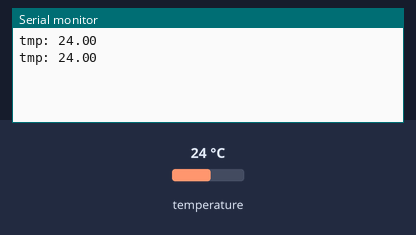
The sketch below on a simulated Arduino Uno, built with avr-gcc and run on an emulated ATmega328P. On the bench: the last lines printed to the serial monitor. Inputs (shaded band) come from the test bench; at power-on: temperature 24 °C.

Above: at 1.5 s.
1.6 s: temperature set to 12 °C
At 2.9 s:
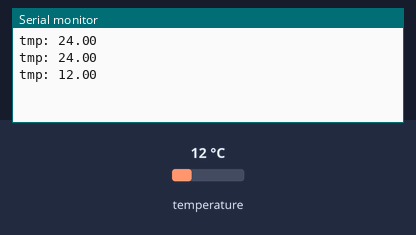
3.1 s: temperature set to 19 °C
At 4.2 s:
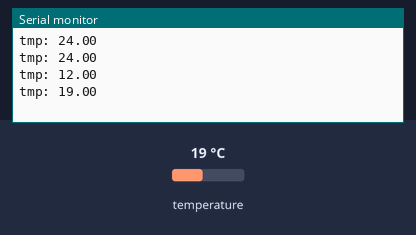
Timing chart, 0 to 6.1 s (numbered marks = the images above; inputs shaded):
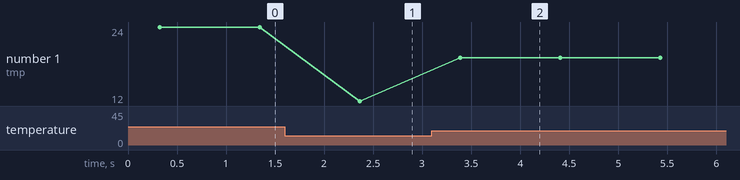

Measured:
- after the input at 1.6 s, the serial monitor: prints a new line after 0.77 s (image 1)
- after the input at 3.1 s, the serial monitor: prints a new line after 0.29 s (image 2)
- plotted number 1: 24 → 12 after the input at 1.6 s, 12 → 19 after the input at 3.1 s

The sketch:

templeture.ino
```cpp
#include <OneWire.h>

int DS18S20_Pin = 2; //온도센서와 연결

OneWire ds(DS18S20_Pin); //2번 핀과 연결되 OneWire 객체 생성

void setup(void) {
 Serial.begin(9600);
  delay(300);
}

void loop(void) {
 float temperature = getTemp(); //온도 측정 후 변수에 저장
 Serial.print("tmp: ");
 Serial.println(temperature);    //온도 LCD에 출력

 delay(1000);   //5초마다 측정 후 출력

}

//온도 측정 후 반환하는 함수
float getTemp(){

 byte data[12];
 byte addr[8];

 if ( !ds.search(addr)) {
   ds.reset_search();
   return -3000;
 }

 if ( OneWire::crc8( addr, 7) != addr[7]) {
   Serial.println("CRC is not valid!");
   return -2000;
 }

 if ( addr[0] != 0x10 && addr[0] != 0x28) {
   Serial.print("Device is not recognized");
   return -1000;
 }

 ds.reset();
 ds.select(addr);
 ds.write(0x44,1);    //변환

 byte present = ds.reset();
 ds.select(addr);
 ds.write(0xBE);


 for (int i = 0; i < 9; i++) {
  data[i] = ds.read();  //Scratchpad 읽음
 }

 ds.reset_search();

 byte MSB = data[1];
 byte LSB = data[0];

 float tempRead = ((MSB << 8) | LSB);
 float TemperatureSum = tempRead / 16;

 return TemperatureSum;

}
```
